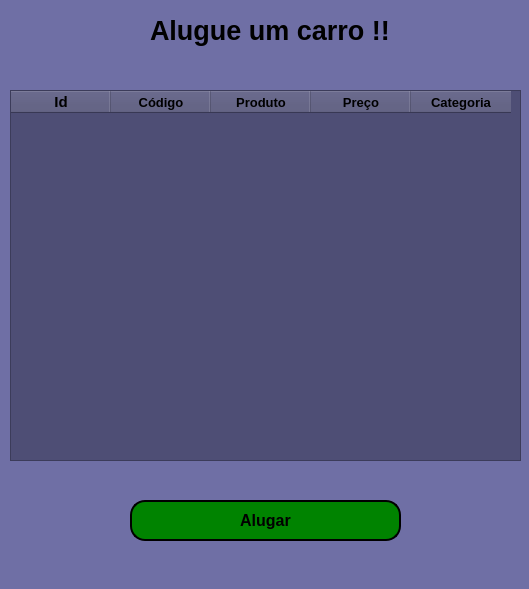
<?xml version="1.0" encoding="UTF-8"?>
<ui version="4.0">
 <class>MainWindow</class>
 <widget class="QMainWindow" name="MainWindow">
  <property name="geometry">
   <rect>
    <x>0</x>
    <y>0</y>
    <width>529</width>
    <height>589</height>
   </rect>
  </property>
  <property name="font">
   <font>
    <pointsize>10</pointsize>
   </font>
  </property>
  <property name="windowTitle">
   <string>MainWindow</string>
  </property>
  <property name="styleSheet">
   <string notr="true">background-color: rgb(111, 111, 165);</string>
  </property>
  <widget class="QWidget" name="centralwidget">
   <widget class="QLabel" name="pushButton">
    <property name="geometry">
     <rect>
      <x>150</x>
      <y>10</y>
      <width>271</width>
      <height>41</height>
     </rect>
    </property>
    <property name="font">
     <font>
      <pointsize>20</pointsize>
      <weight>75</weight>
      <bold>true</bold>
     </font>
    </property>
    <property name="text">
     <string>Alugue um carro !!</string>
    </property>
   </widget>
   <widget class="QTableWidget" name="tableWidget">
    <property name="geometry">
     <rect>
      <x>10</x>
      <y>90</y>
      <width>511</width>
      <height>371</height>
     </rect>
    </property>
    <property name="font">
     <font>
      <weight>50</weight>
      <bold>false</bold>
     </font>
    </property>
    <property name="styleSheet">
     <string notr="true">background-color: rgb(78, 78, 117);</string>
    </property>
    <property name="gridStyle">
     <enum>Qt::NoPen</enum>
    </property>
    <column>
     <property name="text">
      <string>Id</string>
     </property>
     <property name="font">
      <font>
       <pointsize>11</pointsize>
       <weight>75</weight>
       <bold>true</bold>
      </font>
     </property>
    </column>
    <column>
     <property name="text">
      <string>Código</string>
     </property>
     <property name="font">
      <font>
       <pointsize>10</pointsize>
       <weight>75</weight>
       <bold>true</bold>
      </font>
     </property>
    </column>
    <column>
     <property name="text">
      <string>Produto</string>
     </property>
     <property name="font">
      <font>
       <pointsize>10</pointsize>
       <weight>75</weight>
       <bold>true</bold>
      </font>
     </property>
    </column>
    <column>
     <property name="text">
      <string>Preço</string>
     </property>
     <property name="font">
      <font>
       <pointsize>10</pointsize>
       <weight>75</weight>
       <bold>true</bold>
      </font>
     </property>
    </column>
    <column>
     <property name="text">
      <string>Categoria</string>
     </property>
     <property name="font">
      <font>
       <pointsize>10</pointsize>
       <weight>75</weight>
       <bold>true</bold>
      </font>
     </property>
    </column>
   </widget>
   <widget class="QPushButton" name="pushButton_4">
    <property name="geometry">
     <rect>
      <x>130</x>
      <y>500</y>
      <width>271</width>
      <height>41</height>
     </rect>
    </property>
    <property name="font">
     <font>
      <pointsize>12</pointsize>
      <weight>75</weight>
      <bold>true</bold>
     </font>
    </property>
    <property name="styleSheet">
     <string notr="true">background-color: rgb(0, 131, 0);
border-radius: 15px;
border-style: outset;
border-width: 2px;
border-color: black;</string>
    </property>
    <property name="text">
     <string>Alugar</string>
    </property>
   </widget>
  </widget>
  <widget class="QMenuBar" name="menubar">
   <property name="geometry">
    <rect>
     <x>0</x>
     <y>0</y>
     <width>529</width>
     <height>21</height>
    </rect>
   </property>
  </widget>
  <widget class="QStatusBar" name="statusbar"/>
 </widget>
 <resources/>
 <connections/>
</ui>
